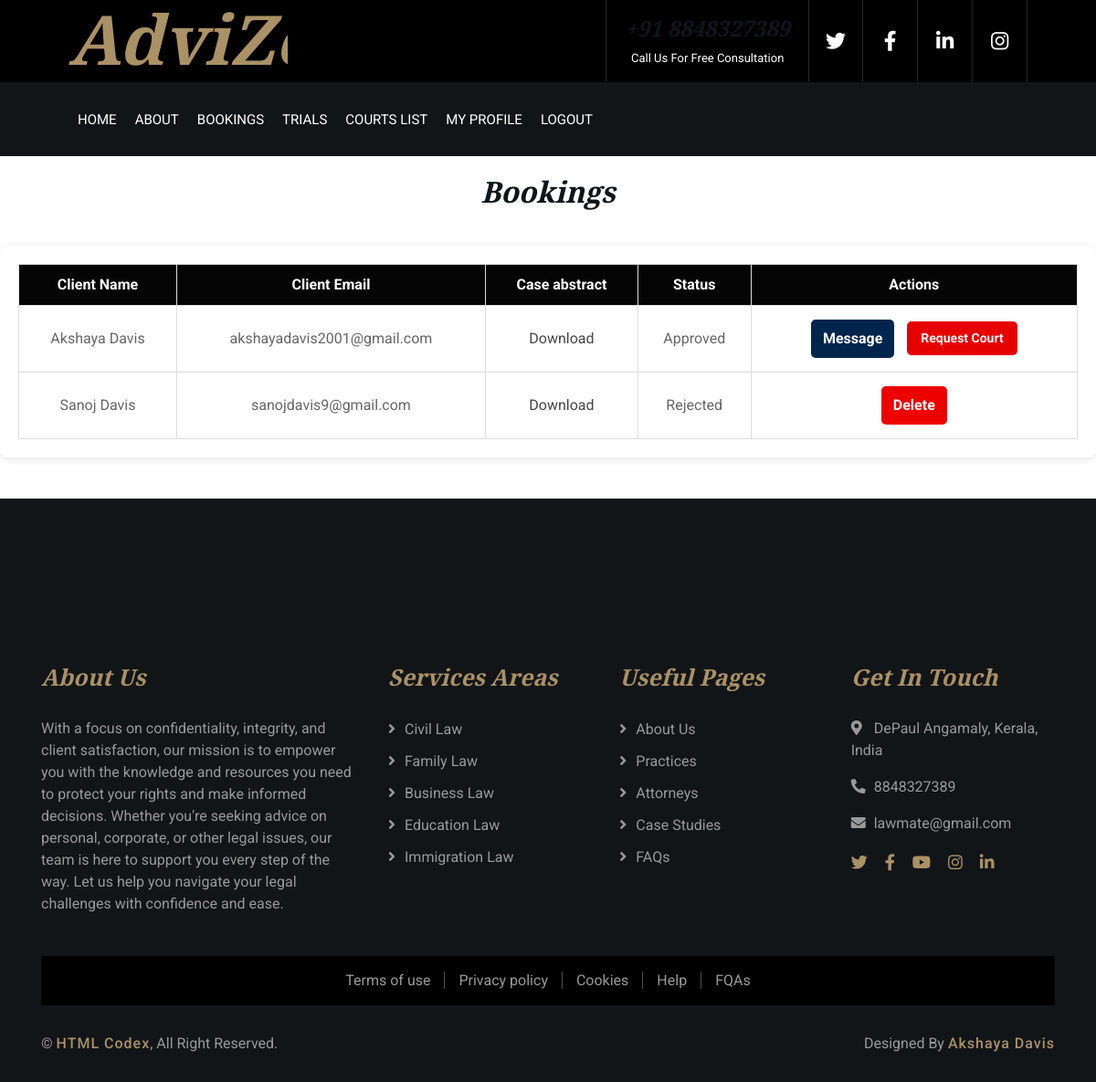
The page /view_bookings (signed in) on the database as committed earlier.
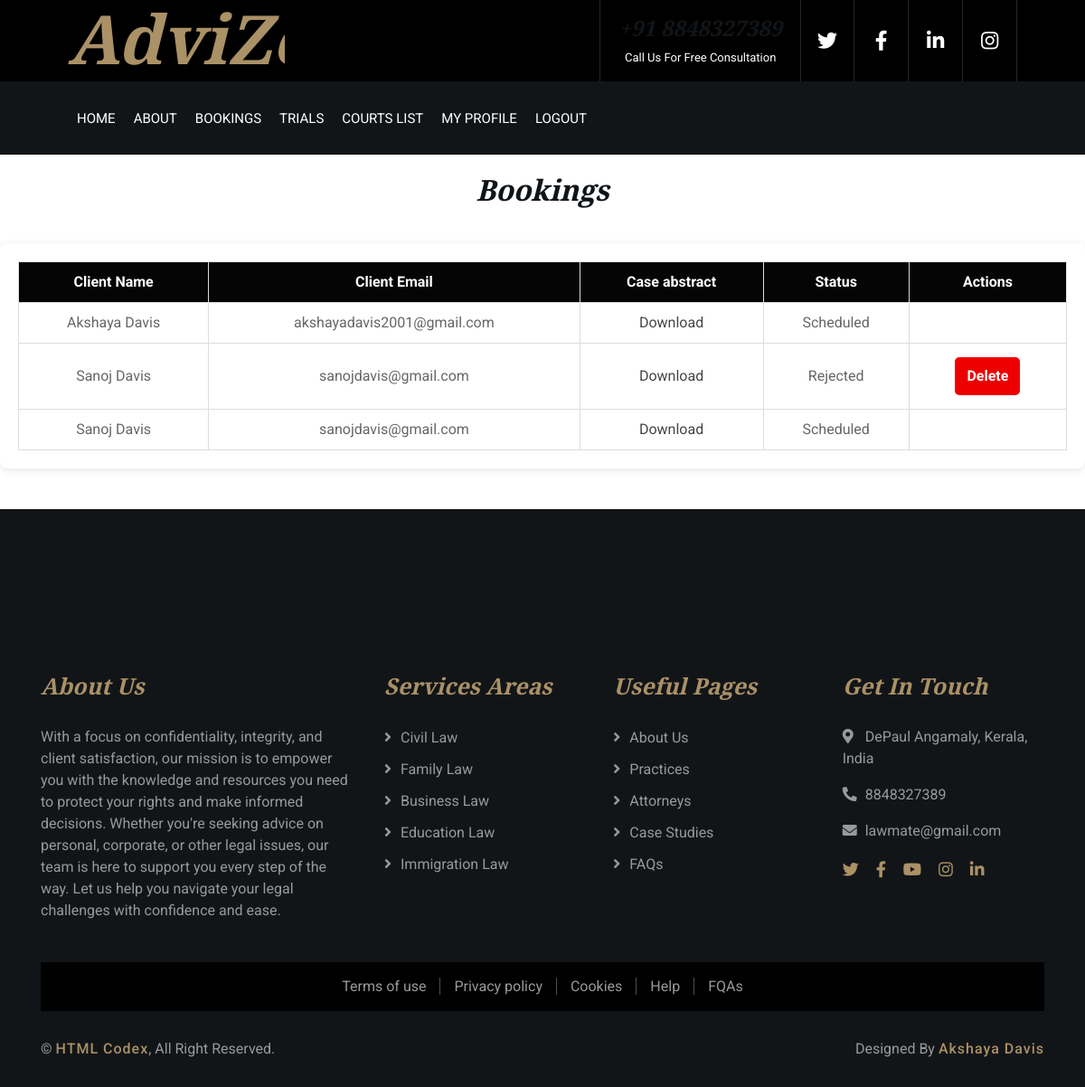
The same page on the database as committed later.
### userapp/models.py (models this page shows)
class Bookings(models.Model):
    user = models.ForeignKey(Register, on_delete=models.CASCADE,null=True)
    lawyer = models.ForeignKey(Register, on_delete=models.CASCADE, related_name='lawyer',null=True)
    date = models.DateField(auto_now_add=True)
    time = models.TimeField(auto_now_add=True)
    status = models.CharField(max_length=50, default="Pending")
    is_approved = models.BooleanField(default=False)
    content = models.FileField(upload_to='uploads/', null=True)
    created_at = models.DateTimeField(auto_now_add=True)
    updated_at = models.DateTimeField(auto_now=True)

class Register(AbstractUser):
    usertype = models.CharField(max_length=50, default="admin")
    phone = models.CharField(max_length=15, null=True)  # Changed to CharField
    image = models.ImageField(upload_to='uploads/', null=True)
    barcouncil_number = models.CharField(max_length=15, null=True)
    specialization = models.CharField(max_length=50, null=True)
    address = models.CharField(max_length=100, null=True)
    bio = models.TextField(max_length=1000, null=True)
    qualification = models.CharField(max_length=50, null=True)
    experience = models.CharField(max_length=10, null=True)
    consultation_mode = models.CharField(max_length=50, null=True)
    court_jurisdiction = models.CharField(max_length=50, null=True)
    court_type = models.CharField(max_length=50, null=True)
    place = models.CharField(max_length=50, null=True)
    is_approved = models.BooleanField(default=True)

### userapp/views.py (the view)
# urls.py: path('view_bookings',views.view_bookings,name="view_bookings"),
def view_bookings(request):
    user = Register.objects.get(id=request.user.id)
    bookings = Bookings.objects.filter(lawyer=user)
    return render(request, 'view_bookings.html', {'bookings': bookings})

### userapp/templates/view_bookings.html
{% load static %}
{% include 'header.html' %}
<link rel="stylesheet" href="{% static 'css/view_bookings.css' %}">
<h2 style="text-align: center; margin-top: 20px;">Bookings</h2>
<div class="bookings-container">
    {% if bookings %}
    <table>
        <thead>
            <tr>
                <th>Client Name</th>
                <th>Client Email</th>
                <th>Case abstract</th>
                <th>Status</th>
                <th>Actions</th>
            </tr>
        </thead>
        <tbody>
        {% for booking in bookings %}
            <tr>
                <td>{{ booking.user.first_name }}</td>
                <td>{{ booking.user.email }}</td>
                <td>
                    {% if booking.content %}
                        <a href="{{ booking.content.url }}" target="_blank" download>Download</a>
                    {% else %}
                        No file uploaded
                    {% endif %}
                </td>
                <td>{{ booking.status }}</td>
                <td>
                    {% if booking.status == "Pending" %}
                        <a href="{% url 'approve_booking' booking.id %}" class="btn approve-btn">Approve</a>
                        <a href="{% url 'reject_booking' booking.id %}" class="btn reject-btn">Reject</a>
                    {% elif booking.status == "Approved" %}
                        <a href="{% url 'chat' booking.user.id %}" class="btn message-btn">Message</a>
                        <a href="{% url 'all_courts' %}" class="btn trial-btn">Request Court</a>
                    {% elif booking.status == "Rejected" %}
                        <a href="{% url 'delete_booking' booking.id %}" class="btn delete-btn">Delete</a>
                    {% endif %}
                </td>
            </tr>
        {% endfor %}
        </tbody>
    </table>
    {% else %}
    <p style="text-align: center; margin-top: 20px;">No bookings found.</p>
    {% endif %}
</div>
{% include 'footer.html' %}

Rows that differ between the two databases and show on the page:
changed Bookings "Akshaya Davis": status "Approved" → "Scheduled"; no longer shows "Message Request Court"
changed through a linked row, Bookings "Rejected": user.email "sanojdavis9@gmail.com" → "sanojdavis@gmail.com"
added Bookings: user.first_name "Sanoj Davis", user.email "sanojdavis@gmail.com", status "Scheduled"
